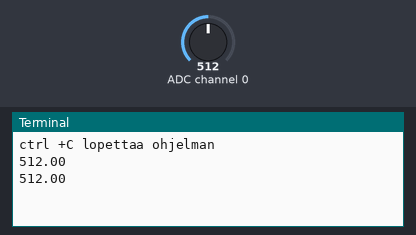
A program run on a simulated Raspberry Pi (BCM pin numbers). Shown: the last lines printed to the terminal. The inputs (shaded band) are chosen by the test bench; at power-on: ADC channel 0 = 512 (analog values on the 0–1023 scale). Library files of the repository ran but are not shown: MCP3008.py.

Above: at 1.2 s.
1.3 s: ADC channel 0 set to 716
At 2.5 s:
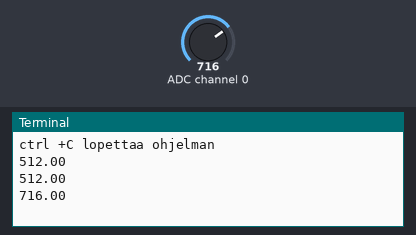
2.8 s: ADC channel 0 set to 900
At 3.8 s:
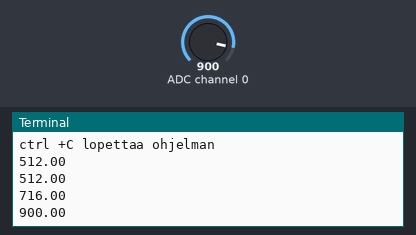
Timing chart, 0 to 5.8 s (numbered marks = the images above; inputs shaded):
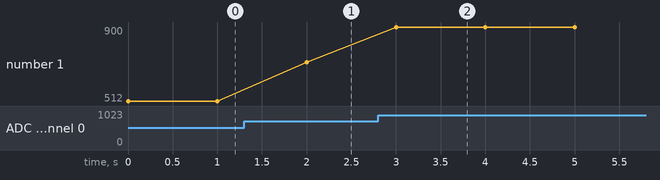

Measured:
- after the input at 1.3 s, the terminal: prints a new line after 0.70 s (image 1)
- after the input at 2.8 s, the terminal: prints a new line after 0.20 s (image 2)
- plotted number 1: 512 → 716 after the input at 1.3 s, 716 → 900 after the input at 2.8 s

The program:

valovastus.py
```python
'''
PINnit raspbyn ja dca muuntimen valissa
Raspberry--> MCP3008
Pin1 (3.3V)--> Pin16(VDD)
Pin1 --> Pin15(vref)
Pin6 (GND)--> Pin14(AGND)
Pin23(Sclk)-->Pin13(CLK)
Pin21(MISO)--> Pin12 (DOUT)
Pin19(MOSI)--> Pin11 (DIN)
Pin 24 (CE0) --> Pin10 (CS/SHDN)
Pin6(GND)-->Pin9(DGND)

ulostulo valilla 0...1023
'''
from MCP3008 import MCP3008
import time

valovastus = MCP3008()

print("ctrl +C lopettaa ohjelman")

try:
	while True:
		lukema = valovastus.read(channel =0)
		print("{:.2f}".format(lukema))
		#print(lukema)
		time.sleep(1)
except KeyboardInterrupt:
	print(" Lopetetaan ohjelma")
```
